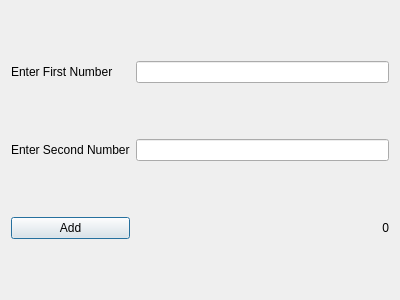
<?xml version="1.0" encoding="UTF-8"?>
<ui version="4.0">
 <class>Dialog</class>
 <widget class="QDialog" name="Dialog">
  <property name="geometry">
   <rect>
    <x>0</x>
    <y>0</y>
    <width>400</width>
    <height>300</height>
   </rect>
  </property>
  <property name="windowTitle">
   <string>Dialog</string>
  </property>
  <layout class="QGridLayout" name="gridLayout">
   <item row="0" column="0">
    <widget class="QLabel" name="labelFirstNumber">
     <property name="text">
      <string>Enter First Number</string>
     </property>
    </widget>
   </item>
   <item row="0" column="1">
    <widget class="QLineEdit" name="lineFirstNumber"/>
   </item>
   <item row="1" column="1">
    <widget class="QLineEdit" name="lineSecondNumber"/>
   </item>
   <item row="4" column="0">
    <widget class="QPushButton" name="AddButton">
     <property name="text">
      <string>Add</string>
     </property>
    </widget>
   </item>
   <item row="1" column="0">
    <widget class="QLabel" name="labelSecondNumber">
     <property name="text">
      <string>Enter Second Number</string>
     </property>
    </widget>
   </item>
   <item row="4" column="1">
    <widget class="QLabel" name="labelResult">
     <property name="text">
      <string>0</string>
     </property>
     <property name="alignment">
      <set>Qt::AlignRight|Qt::AlignTrailing|Qt::AlignVCenter</set>
     </property>
    </widget>
   </item>
  </layout>
 </widget>
 <resources/>
 <connections/>
</ui>
